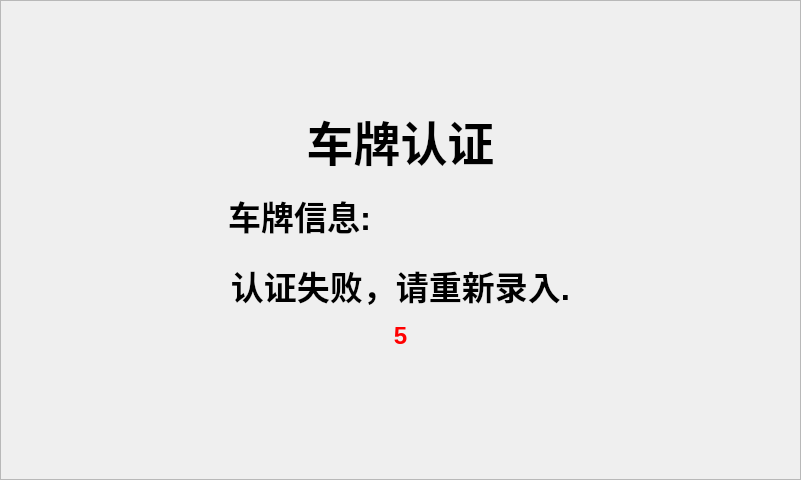
<?xml version="1.0" encoding="UTF-8"?>
<ui version="4.0">
 <class>dialog_err_carconfirm</class>
 <widget class="QDialog" name="dialog_err_carconfirm">
  <property name="geometry">
   <rect>
    <x>0</x>
    <y>0</y>
    <width>801</width>
    <height>480</height>
   </rect>
  </property>
  <property name="windowTitle">
   <string>Dialog</string>
  </property>
  <widget class="QFrame" name="frame">
   <property name="geometry">
    <rect>
     <x>0</x>
     <y>0</y>
     <width>801</width>
     <height>480</height>
    </rect>
   </property>
   <property name="styleSheet">
    <string notr="true">background-image: url(:/background/qrc/PICS/bk-potevio_1.png);</string>
   </property>
   <property name="frameShape">
    <enum>QFrame::StyledPanel</enum>
   </property>
   <property name="frameShadow">
    <enum>QFrame::Raised</enum>
   </property>
   <widget class="QLabel" name="label">
    <property name="geometry">
     <rect>
      <x>300</x>
      <y>100</y>
      <width>201</width>
      <height>81</height>
     </rect>
    </property>
    <property name="font">
     <font>
      <pointsize>35</pointsize>
      <weight>75</weight>
      <bold>true</bold>
     </font>
    </property>
    <property name="styleSheet">
     <string notr="true">background-image: url(:/background/qrc/background/mainlab_phonenum.png);</string>
    </property>
    <property name="text">
     <string>车牌认证</string>
    </property>
    <property name="alignment">
     <set>Qt::AlignCenter</set>
    </property>
   </widget>
   <widget class="QLabel" name="label_2">
    <property name="geometry">
     <rect>
      <x>220</x>
      <y>260</y>
      <width>361</width>
      <height>51</height>
     </rect>
    </property>
    <property name="font">
     <font>
      <pointsize>25</pointsize>
      <weight>75</weight>
      <bold>true</bold>
     </font>
    </property>
    <property name="styleSheet">
     <string notr="true">background-image: url(:/background/qrc/background/mainlab_phonenum.png);</string>
    </property>
    <property name="text">
     <string>认证失败，请重新录入.</string>
    </property>
    <property name="alignment">
     <set>Qt::AlignCenter</set>
    </property>
   </widget>
   <widget class="QLabel" name="label_3">
    <property name="geometry">
     <rect>
      <x>210</x>
      <y>190</y>
      <width>161</width>
      <height>51</height>
     </rect>
    </property>
    <property name="font">
     <font>
      <pointsize>25</pointsize>
      <weight>75</weight>
      <bold>true</bold>
     </font>
    </property>
    <property name="styleSheet">
     <string notr="true">background-image: url(:/background/qrc/background/mainlab_phonenum.png);</string>
    </property>
    <property name="text">
     <string>车牌信息:</string>
    </property>
    <property name="alignment">
     <set>Qt::AlignRight|Qt::AlignTrailing|Qt::AlignVCenter</set>
    </property>
   </widget>
   <widget class="QLabel" name="label_carnumber">
    <property name="geometry">
     <rect>
      <x>390</x>
      <y>190</y>
      <width>201</width>
      <height>51</height>
     </rect>
    </property>
    <property name="font">
     <font>
      <pointsize>25</pointsize>
      <weight>75</weight>
      <bold>true</bold>
     </font>
    </property>
    <property name="styleSheet">
     <string notr="true">background-image: url(:/background/qrc/background/mainlab_phonenum.png);</string>
    </property>
    <property name="text">
     <string/>
    </property>
   </widget>
   <widget class="QLabel" name="lbl_time">
    <property name="geometry">
     <rect>
      <x>360</x>
      <y>320</y>
      <width>81</width>
      <height>31</height>
     </rect>
    </property>
    <property name="palette">
     <palette>
      <active>
       <colorrole role="WindowText">
        <brush brushstyle="SolidPattern">
         <color alpha="255">
          <red>255</red>
          <green>0</green>
          <blue>0</blue>
         </color>
        </brush>
       </colorrole>
       <colorrole role="Text">
        <brush brushstyle="SolidPattern">
         <color alpha="255">
          <red>255</red>
          <green>0</green>
          <blue>0</blue>
         </color>
        </brush>
       </colorrole>
      </active>
      <inactive>
       <colorrole role="WindowText">
        <brush brushstyle="SolidPattern">
         <color alpha="255">
          <red>255</red>
          <green>0</green>
          <blue>0</blue>
         </color>
        </brush>
       </colorrole>
       <colorrole role="Text">
        <brush brushstyle="SolidPattern">
         <color alpha="255">
          <red>255</red>
          <green>0</green>
          <blue>0</blue>
         </color>
        </brush>
       </colorrole>
      </inactive>
      <disabled>
       <colorrole role="WindowText">
        <brush brushstyle="SolidPattern">
         <color alpha="255">
          <red>106</red>
          <green>104</green>
          <blue>100</blue>
         </color>
        </brush>
       </colorrole>
       <colorrole role="Text">
        <brush brushstyle="SolidPattern">
         <color alpha="255">
          <red>106</red>
          <green>104</green>
          <blue>100</blue>
         </color>
        </brush>
       </colorrole>
      </disabled>
     </palette>
    </property>
    <property name="font">
     <font>
      <pointsize>18</pointsize>
      <weight>75</weight>
      <bold>true</bold>
     </font>
    </property>
    <property name="styleSheet">
     <string notr="true">background-image: url(:/background/qrc/background/mainlab_phonenum.png);</string>
    </property>
    <property name="frameShadow">
     <enum>QFrame::Sunken</enum>
    </property>
    <property name="text">
     <string>5</string>
    </property>
    <property name="alignment">
     <set>Qt::AlignCenter</set>
    </property>
   </widget>
  </widget>
 </widget>
 <resources/>
 <connections/>
</ui>
